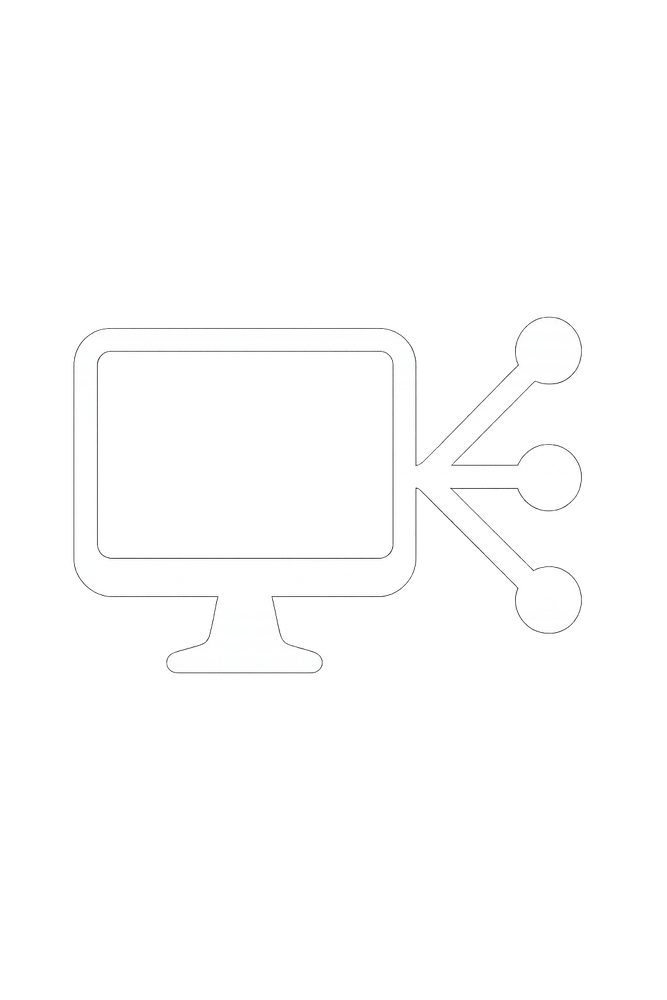
#> input picture linux/monitor.png, 667 x 1000 px, shrunk from 1024 x 1536 before the run
$ python crop_image.py
#> lines starting #> are read from the running program, lines starting #| are printed output that depends on the picture
from PIL import Image

def alpha_trim(img_path, output_path, alpha_threshold=10):
#> called with img_path = 'monitor.png', output_path = 'monitor_trimmed.png', alpha_threshold = 10
    img = Image.open(img_path).convert("RGBA")
#> img is the input picture: PIL image 667x1000 RGBA; mean R, G, B, A 21.3, 21.3, 21.3, 21.5
    pixels = img.load()

    w, h = img.size
#> w = 667; h = 1000
    top, bottom = None, None

    # Find top
    for y in range(h):
        if any(pixels[x, y][3] > alpha_threshold for x in range(w)):
            top = y
            break

    # Find bottom
    for y in reversed(range(h)):
        if any(pixels[x, y][3] > alpha_threshold for x in range(w)):
            bottom = y
            break

    # Find left
    left = next(x for x in range(w) if any(pixels[x, y][3] > alpha_threshold for y in range(h)))
#> left = 73
    right = next(x for x in reversed(range(w)) if any(pixels[x, y][3] > alpha_threshold for y in range(h)))
#> right = 581

    # Crop and save
    cropped = img.crop((left, top, right + 1, bottom + 1))
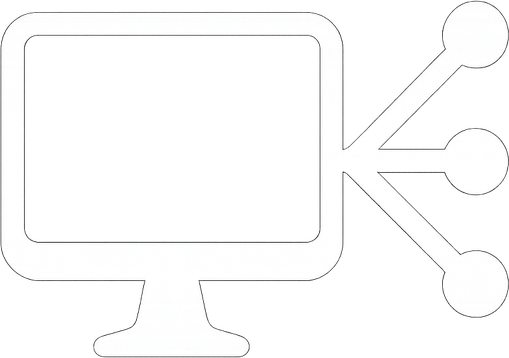
#> cropped: PIL image 509x358 RGBA; mean R, G, B, A 77.1, 77.2, 77.2, 78.5; transparent parts drawn white
    cropped.save(output_path)
    print(f"Trimmed and saved as: {output_path}")

alpha_trim("monitor.png", "monitor_trimmed.png")
